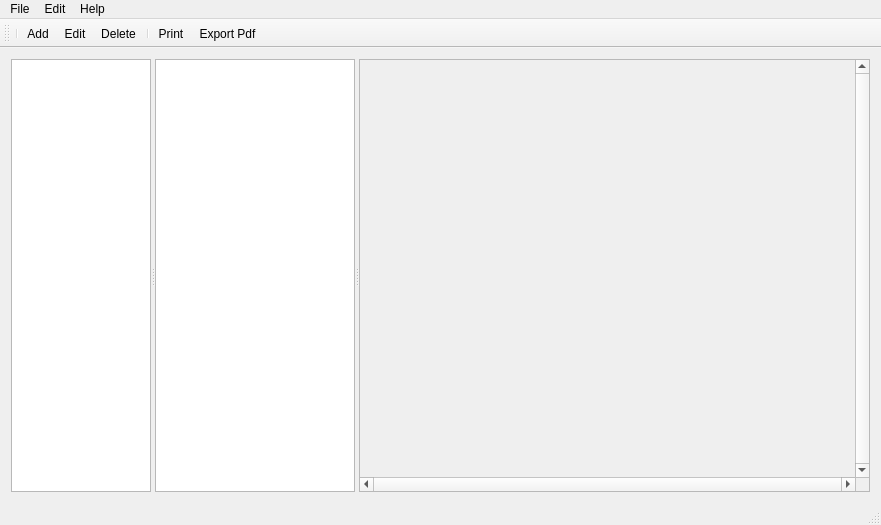
<?xml version="1.0" encoding="UTF-8" ?>
<ui version="4.0">
 <class>MainWindow</class>
 <widget class="QMainWindow" name="MainWindow">
  <property name="windowModality">
   <enum>Qt::NonModal</enum>
  </property>
  <property name="geometry">
   <rect>
    <x>0</x>
    <y>0</y>
    <width>881</width>
    <height>525</height>
   </rect>
  </property>
  <property name="sizePolicy">
   <sizepolicy hsizetype="Preferred" vsizetype="Preferred">
    <horstretch>0</horstretch>
    <verstretch>0</verstretch>
   </sizepolicy>
  </property>
  <property name="minimumSize">
   <size>
    <width>500</width>
    <height>250</height>
   </size>
  </property>
  <property name="baseSize">
   <size>
    <width>500</width>
    <height>250</height>
   </size>
  </property>
  <property name="windowTitle">
   <string>JMBDE Version 0.4.0 (c) Jürgen Mülbert</string>
  </property>
  <widget class="QWidget" name="centralWidget">
   <property name="sizePolicy">
    <sizepolicy hsizetype="Preferred" vsizetype="Preferred">
     <horstretch>2</horstretch>
     <verstretch>0</verstretch>
    </sizepolicy>
   </property>
   <property name="minimumSize">
    <size>
     <width>300</width>
     <height>0</height>
    </size>
   </property>
   <layout class="QVBoxLayout" name="verticalLayout">
    <item>
     <widget class="QSplitter" name="splitter">
      <property name="orientation">
       <enum>Qt::Horizontal</enum>
      </property>
      <widget class="QTreeView" name="treeView">
       <property name="sizePolicy">
        <sizepolicy hsizetype="Minimum" vsizetype="Minimum">
         <horstretch>0</horstretch>
         <verstretch>0</verstretch>
        </sizepolicy>
       </property>
       <property name="minimumSize">
        <size>
         <width>140</width>
         <height>200</height>
        </size>
       </property>
       <property name="maximumSize">
        <size>
         <width>140</width>
         <height>16777215</height>
        </size>
       </property>
       <property name="baseSize">
        <size>
         <width>150</width>
         <height>0</height>
        </size>
       </property>
       <property name="editTriggers">
        <set>QAbstractItemView::NoEditTriggers</set>
       </property>
       <property name="showDropIndicator" stdset="0">
        <bool>false</bool>
       </property>
       <property name="selectionBehavior">
        <enum>QAbstractItemView::SelectItems</enum>
       </property>
       <attribute name="headerVisible">
        <bool>false</bool>
       </attribute>
      </widget>
      <widget class="QListView" name="listView">
       <property name="sizePolicy">
        <sizepolicy hsizetype="Minimum" vsizetype="Expanding">
         <horstretch>0</horstretch>
         <verstretch>0</verstretch>
        </sizepolicy>
       </property>
       <property name="minimumSize">
        <size>
         <width>200</width>
         <height>0</height>
        </size>
       </property>
       <property name="maximumSize">
        <size>
         <width>200</width>
         <height>16777215</height>
        </size>
       </property>
       <property name="editTriggers">
        <set>QAbstractItemView::NoEditTriggers</set>
       </property>
       <property name="showDropIndicator" stdset="0">
        <bool>false</bool>
       </property>
       <property name="defaultDropAction">
        <enum>Qt::IgnoreAction</enum>
       </property>
       <property name="alternatingRowColors">
        <bool>true</bool>
       </property>
      </widget>
      <widget class="QScrollArea" name="scrollArea">
       <property name="verticalScrollBarPolicy">
        <enum>Qt::ScrollBarAlwaysOn</enum>
       </property>
       <property name="horizontalScrollBarPolicy">
        <enum>Qt::ScrollBarAlwaysOn</enum>
       </property>
       <property name="widgetResizable">
        <bool>true</bool>
       </property>
       <widget class="QWidget" name="scrollAreaWidgetContents">
        <property name="geometry">
         <rect>
          <x>0</x>
          <y>0</y>
          <width>485</width>
          <height>390</height>
         </rect>
        </property>
       </widget>
      </widget>
     </widget>
    </item>
   </layout>
  </widget>
  <widget class="QMenuBar" name="menuBar">
   <property name="geometry">
    <rect>
     <x>0</x>
     <y>0</y>
     <width>881</width>
     <height>22</height>
    </rect>
   </property>
   <widget class="QMenu" name="menuFile">
    <property name="title">
     <string>File</string>
    </property>
    <addaction name="actionNew" />
    <addaction name="actionOpen" />
    <addaction name="actionImport" />
    <addaction name="actionExport" />
    <addaction name="actionPrint" />
    <addaction name="actionPrint_Preview" />
    <addaction name="action_Export_Pdf" />
    <addaction name="actionQuit" />
   </widget>
   <widget class="QMenu" name="menuEdit">
    <property name="title">
     <string>Edit</string>
    </property>
    <addaction name="actionEditAdd" />
    <addaction name="actionEditEdit" />
    <addaction name="actionEditDelete" />
    <addaction name="actionPreferences" />
   </widget>
   <widget class="QMenu" name="menuHelp">
    <property name="title">
     <string>Help</string>
    </property>
    <addaction name="actionAbout" />
    <addaction name="actionHelp" />
   </widget>
   <addaction name="menuFile" />
   <addaction name="menuEdit" />
   <addaction name="menuHelp" />
  </widget>
  <widget class="QToolBar" name="mainToolBar">
   <attribute name="toolBarArea">
    <enum>TopToolBarArea</enum>
   </attribute>
   <attribute name="toolBarBreak">
    <bool>false</bool>
   </attribute>
   <addaction name="separator" />
   <addaction name="actionEditAdd" />
   <addaction name="actionEditEdit" />
   <addaction name="actionEditDelete" />
   <addaction name="separator" />
   <addaction name="actionPrint" />
   <addaction name="action_Export_Pdf" />
  </widget>
  <widget class="QStatusBar" name="statusBar" />
  <action name="actionPreferences">
   <property name="icon">
    <iconset>
     <normaloff
                    >:/icons/tango-icon/ApplicationPreferences.png</normaloff>:/icons/tango-icon/ApplicationPreferences.png</iconset>
   </property>
   <property name="text">
    <string>Preferences</string>
   </property>
  </action>
  <action name="actionAbout">
   <property name="text">
    <string>About</string>
   </property>
  </action>
  <action name="actionNew">
   <property name="enabled">
    <bool>true</bool>
   </property>
   <property name="icon">
    <iconset theme="tango-icon">
     <normaloff>:/icons/tango-icon/22x22/document-new.png</normaloff>
     <normalon>:/icons/tango-icon/22x22/document-new.png</normalon>
     <disabledoff>:/icons/tango-icon/22x22/document-new.png</disabledoff>
     <disabledon>:/icons/tango-icon/22x22/document-new.png</disabledon>
     <activeoff>:/icons/tango-icon/22x22/document-new.png</activeoff>
     <activeon>:/icons/tango-icon/22x22/document-new.png</activeon>
     <selectedoff>:/icons/tango-icon/22x22/document-new.png</selectedoff>
     <selectedon
                    >:/icons/tango-icon/22x22/document-new.png</selectedon>:/icons/tango-icon/22x22/document-new.png</iconset>
   </property>
   <property name="text">
    <string>New</string>
   </property>
   <property name="shortcut">
    <string>Ctrl+N</string>
   </property>
  </action>
  <action name="actionQuit">
   <property name="text">
    <string>Quit</string>
   </property>
  </action>
  <action name="actionOpen">
   <property name="enabled">
    <bool>true</bool>
   </property>
   <property name="icon">
    <iconset theme="tango-icon">
     <normaloff>:/icons/tango-icon/22x22/document-open.png</normaloff>
     <normalon>:/icons/tango-icon/22x22/document-open.png</normalon>
     <disabledoff>:/icons/tango-icon/22x22/document-open.png</disabledoff>
     <activeoff>:/icons/tango-icon/22x22/document-open.png</activeoff>
     <activeon>:/icons/tango-icon/22x22/document-open.png</activeon>
     <selectedoff>:/icons/tango-icon/22x22/document-open.png</selectedoff>
     <selectedon
                    >:/icons/tango-icon/22x22/document-open.png</selectedon>:/icons/tango-icon/22x22/document-open.png</iconset>
   </property>
   <property name="text">
    <string>Open...</string>
   </property>
   <property name="shortcut">
    <string>Ctrl+O</string>
   </property>
  </action>
  <action name="actionImport">
   <property name="enabled">
    <bool>false</bool>
   </property>
   <property name="text">
    <string>Import...</string>
   </property>
  </action>
  <action name="actionExport">
   <property name="enabled">
    <bool>false</bool>
   </property>
   <property name="text">
    <string>Export...</string>
   </property>
  </action>
  <action name="actionPrint">
   <property name="icon">
    <iconset theme="tango-icon" resource="../../resources/res.qrc">
     <normaloff>:/icons/tango/32x32/document-print.png</normaloff>
     <normalon>:/icons/tango-icon/32x32/document-print.png</normalon>
     <disabledoff>:/icons/tango-icon/32x32/document-print.png</disabledoff>
     <activeoff>:/icons/tango-icon/32x32/document-print.png</activeoff>
     <activeon>:/icons/tango-icon/32x32/document-print.png</activeon>
     <selectedoff>:/icons/tango-icon/32x32/document-print.png</selectedoff>
     <selectedon
                    >:/icons/tango-icon/32x32/document-print.png</selectedon>:/icons/tango/32x32/document-print.png</iconset>
   </property>
   <property name="text">
    <string>Print...</string>
   </property>
   <property name="shortcut">
    <string>Ctrl+P</string>
   </property>
  </action>
  <action name="actionPrint_Preview">
   <property name="icon">
    <iconset theme="tango-icon">
     <normaloff>:/icons/tango-icon/32x32/document-print-preview.png</normaloff>
     <normalon>:/icons/tango-icon/32x32/document-print-preview.png</normalon>
     <disabledoff>:/icons/tango-icon/32x32/document-print-preview.png</disabledoff>
     <activeoff>:/icons/tango-icon/32x32/document-print-preview.png</activeoff>
     <activeon>:/icons/tango-icon/32x32/document-print-preview.png</activeon>
     <selectedoff>:/icons/tango-icon/32x32/document-print-preview.png</selectedoff>
     <selectedon
                    >:/icons/tango-icon/32x32/document-print-preview.png</selectedon>:/icons/tango-icon/32x32/document-print-preview.png</iconset>
   </property>
   <property name="text">
    <string>Print Preview...</string>
   </property>
   <property name="iconVisibleInMenu">
    <bool>true</bool>
   </property>
  </action>
  <action name="action_Export_Pdf">
   <property name="icon">
    <iconset resource="../../resources/res.qrc">
     <normaloff>:/icons/tango/32x32/document-print-preview.png</normaloff>
     <normalon
                    >:/icons/tango/32x32/document-print-preview.png</normalon>:/icons/tango/32x32/document-print-preview.png</iconset>
   </property>
   <property name="text">
    <string>&amp;Export Pdf</string>
   </property>
   <property name="visible">
    <bool>false</bool>
   </property>
  </action>
  <action name="actionHelp">
   <property name="icon">
    <iconset>
     <normaloff
                    >:/icons/tango-icon/icons/tango-icon/16x16/help-browser.png</normaloff>:/icons/tango-icon/icons/tango-icon/16x16/help-browser.png</iconset>
   </property>
   <property name="text">
    <string>Help</string>
   </property>
  </action>
  <action name="actionEditAdd">
   <property name="icon">
    <iconset resource="../../resources/res.qrc">
     <normaloff
                    >:/icons/tango/white/FileNew.png</normaloff>:/icons/tango/white/FileNew.png</iconset>
   </property>
   <property name="text">
    <string>Add</string>
   </property>
  </action>
  <action name="actionEditEdit">
   <property name="icon">
    <iconset resource="../../resources/res.qrc">
     <normaloff
                    >:/icons/tango/white/TaskEdit.png</normaloff>:/icons/tango/white/TaskEdit.png</iconset>
   </property>
   <property name="text">
    <string>Edit</string>
   </property>
  </action>
  <action name="actionEditDelete">
   <property name="icon">
    <iconset resource="../../resources/res.qrc">
     <normaloff
                    >:/icons/tango/white/TaskDelete.png</normaloff>:/icons/tango/white/TaskDelete.png</iconset>
   </property>
   <property name="text">
    <string>Delete</string>
   </property>
  </action>
 </widget>
 <layoutdefault spacing="6" margin="11" />
 <resources>
  <include location="../../resources/res.qrc" />
 </resources>
 <connections />
</ui>
